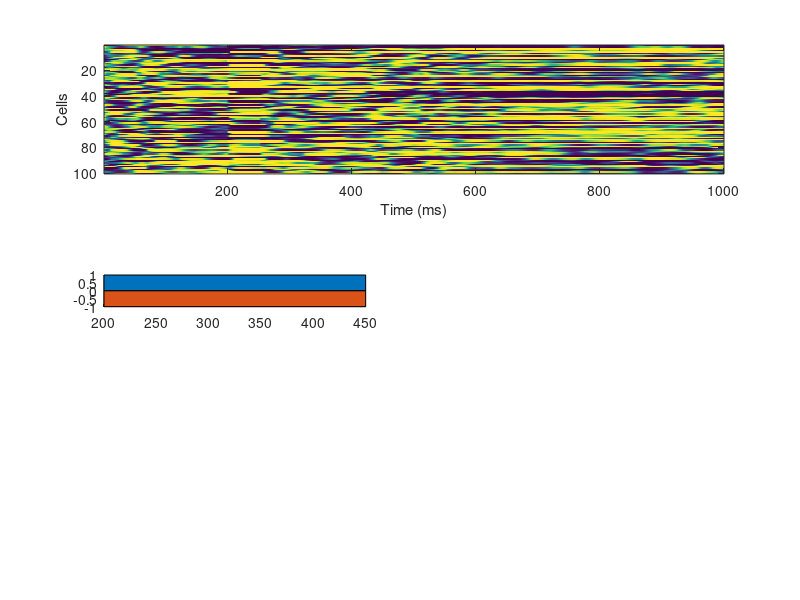

Source code (MATLAB): (Note: this script raises an error after producing the figure.)
%% init
tau = 10; %ms
n_all = 100;
n_its = 1000;
n_in = 1;
pc = .1;
I0 = .001;
n_train_its = 30;
n_out = 1;
x = randn(n_all,1);
r = tanh(x);
dx = randn(n_all,1);
ei = nan(n_train_its,n_all,n_its);
eo = nan(n_train_its,n_out,n_its);
Wr = randn(n_all)/sqrt(pc*n_all);
Wi = randn(n_all,n_in);
Wo = randn(n_all,n_out)/sqrt(n_all);
% Wfb = rand(N,1)*2-1;
I_noise = randn(n_all,n_its)*I0;
r_train = nan(n_all,n_its);
r_test = nan(n_all,n_its);
r_init = nan(n_all,n_its);
R_all = nan(n_all,n_its);
n_plastic = round(.6*n_all);
i_plastic = sort(randperm(n_all,n_plastic));
Pi_cell = cell(n_all,1);
Po_cell = cell(n_out,1);
for n = 1:n_all
    Pi_cell{n} = eye(n_all)/(n_all);
end
for n = 1:n_out
    Po_cell{n} = eye(n_all)/(n_all);
end

stim_dur = 50;
out_dur = 50;
train_window = 200;
t_on = 200;
t_off = t_on+stim_dur;
t_end = t_off+train_window;
y = zeros(n_its,n_in);
y(t_on:t_off,1) = 5;
f = ones(n_its,n_in)*-.5;
f(t_end-2*out_dur:t_end-out_dur,1) = 1;

%% record innate target
for t = 1:n_its
    for i = 1:n_all
        dx(i) = 1/tau*(-x(i) + Wr(:,i)'*r + Wi(i,:)*y(t,:)');
    end
    x = x+dx;
    r = tanh(x);
    z = Wo'*r;
    R_all(:,t) = r;
end

%% pre train output
for t = 1:n_its
    for i = 1:n_all
        dx(i) = 1/tau*(-x(i) + Wr(:,i)'*r + Wi(i,:)*y(t,:)' + I_noise(i));
    end
    x = x+dx;
    r = tanh(x);
    z = Wo'*r;
    r_init(:,t) = r;
end

figure('position',[1000 100 800 900]);
subplot(3,1,1)
imagesc(R_all)
xlabel('Time (ms)')
ylabel('Cells')
for sp = 1:3
subplot(7,2,6+2*sp-1)
hold on
h1 = area([t_on t_end],[1 1]);
h2 = area([t_on t_end],[-1 -1]);
h1(:).FaceColor = [.7 .7 .7];
h1(:).EdgeColor = 'none';
h1(:).FaceAlpha = .5;
h2(:).FaceColor = [.7 .7 .7];
h2(:).EdgeColor = 'none';
h2(:).FaceAlpha = .5;
plot(R_all(sp,:),'b')
plot(r_init(sp,:),'r')
plot([t_on t_on],[-1 1],'-k')
plot([t_off t_off],[-1 1],'-k')
title(['Cell ' num2str(sp)])
set(gca,'xtick',[],'ytick',[])
ylabel('Event Rate')
end

subplot(7,2,13)
hold on
h1 = area([t_on t_end],[1 1]);
h2 = area([t_on t_end],[-1 -1]);
h1(:).FaceColor = [.7 .7 .7];
h1(:).EdgeColor = 'none';
h1(:).FaceAlpha = .5;
h2(:).FaceColor = [.7 .7 .7];
h2(:).EdgeColor = 'none';
h2(:).FaceAlpha = .5;
plot(f,'b')
plot(Wo'*r_init,'r')
plot([t_on t_on],[-1 1],'-k')
plot([t_off t_off],[-1 1],'-k')
ylim([-1 1])
title('Output')
set(gca,'xtick',[],'ytick',[])
ylabel('Event Rate')

%% training
for l = 1:n_train_its
x = randn(n_all,1);
r = tanh(x);
for t = 1:t_end
    r_train(:,t) = r;
    
    %innate training
    ei(l,:,t) = r_train(:,t) - R_all(:,t);    
    
    for i = 1:n_all
        P = Pi_cell{i};
        Pi_cell{i} = P - (P*r*r'*P)/(1+r'*P*r);
        Wr(:,i) = Wr(:,i) - ei(l,i,t) * Pi_cell{i}*r;
        
        dx(i) = 1/tau*(-x(i) + Wr(:,i)'*r + Wi(i,:)*y(t,:)' + I_noise(i)); %+ Wfb(i)*z
    end
    x = x+dx;
    r = tanh(x);   
    
    eo(l,:,t) = Wo'*r - f(t);    
    for n = 1:n_out
        Po = Po_cell{n};
        Po_cell{n} = Po - (Po*r*r'*Po)/(1+r'*Po*r);
        Wo(:,n) = Wo(:,n) - eo(l,n,t) * Po_cell{n}*r;
    end
end
end

%% post train output
for t = 1:n_its
    for i = 1:n_all
        dx(i) = 1/tau*(-x(i) + Wr(:,i)'*r + Wi(i,:)*y(t,:)' + I_noise(i));
    end
    x = x+dx;
    r = tanh(x);
    z = Wo'*r;
    r_test(:,t) = r;
end

for sp = 1:3
subplot(7,2,6+2*sp)
hold on
h1 = area([t_on t_end],[1 1]);
h2 = area([t_on t_end],[-1 -1]);
h1(:).FaceColor = [.7 .7 .7];
h1(:).EdgeColor = 'none';
h1(:).FaceAlpha = .5;
h2(:).FaceColor = [.7 .7 .7];
h2(:).EdgeColor = 'none';
h2(:).FaceAlpha = .5;
plot(R_all(sp,:),'b')
plot(r_test(sp,:),'r')
plot([t_on t_on],[-1 1],'-k')
plot([t_off t_off],[-1 1],'-k')
title(['Cell ' num2str(sp)])
set(gca,'xtick',[],'ytick',[])
ylabel('Event Rate')
end

subplot(7,2,14)
hold on
h1 = area([t_on t_end],[1 1]);
h2 = area([t_on t_end],[-1 -1]);
h1(:).FaceColor = [.7 .7 .7];
h1(:).EdgeColor = 'none';
h1(:).FaceAlpha = .5;
h2(:).FaceColor = [.7 .7 .7];
h2(:).EdgeColor = 'none';
h2(:).FaceAlpha = .5;
plot(f,'b')
plot(Wo'*r_test,'r')
plot([t_on t_on],[-1 1],'-k')
plot([t_off t_off],[-1 1],'-k')
ylim([-1 1])
title('Output')
set(gca,'xtick',[],'ytick',[])
ylabel('Event Rate')